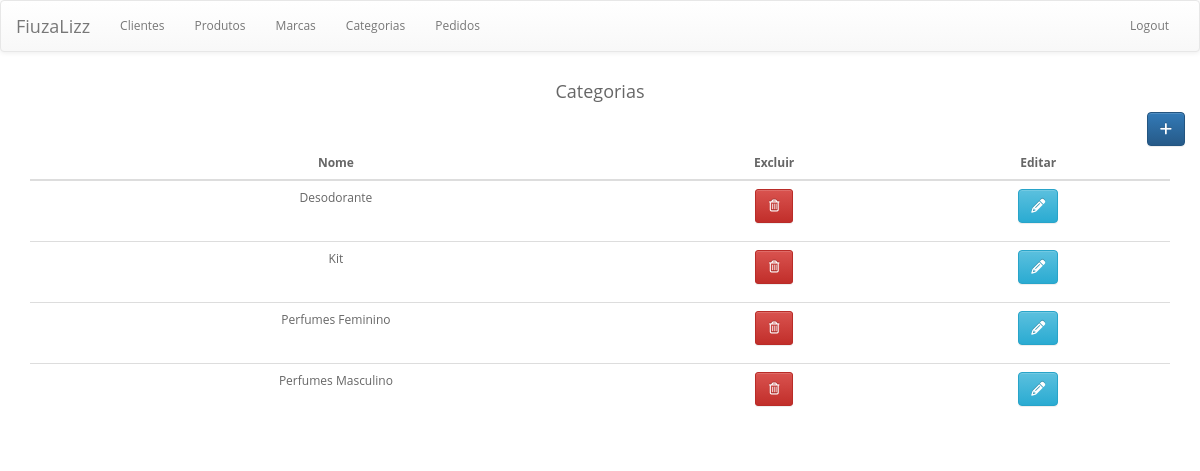
The page /admin/categoria.php (signed in) on the database as committed earlier.
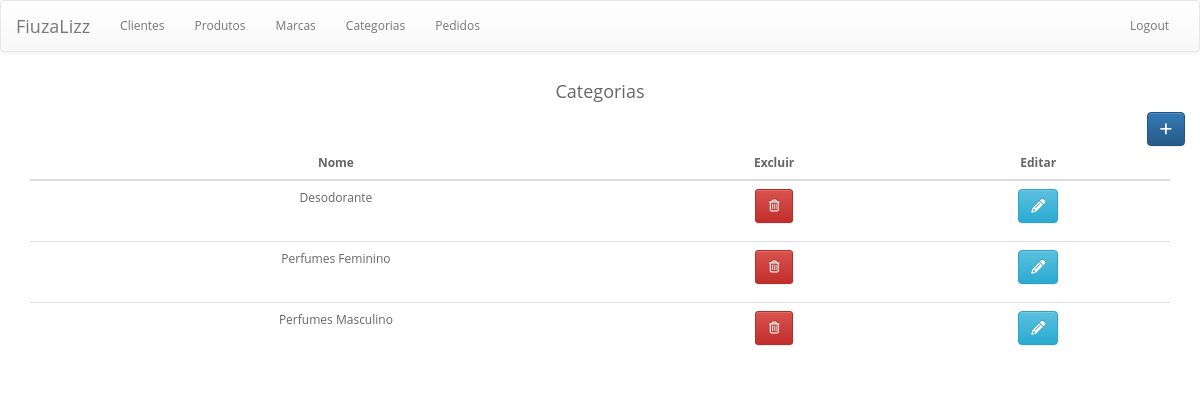
The same page on the database as committed later.
### tables this page shows
CREATE TABLE `categoria` (
  `NomeCategoria` varchar(30) NOT NULL
);

### admin/categoria.php (the view, shortened to what this page needs)
<?php include '../connect.php';
?>
<!DOCTYPE html>
<html lang="pt-br">
<head>
	<link rel="stylesheet" href="https://maxcdn.bootstrapcdn.com/bootstrap/3.3.7/css/bootstrap.min.css">
	<link rel="stylesheet" href="css/estilo.css">
	<link rel="stylesheet" href="https://maxcdn.bootstrapcdn.com/bootstrap/3.3.7/css/bootstrap-theme.min.css">
</head>
<body>
	<nav class="navbar navbar-default">
		<div class="container-fluid">
			<div class="navbar-header">
				<a class="navbar-brand" href="index.php">FiuzaLizz</a>
			</div>
			<div class="collapse navbar-collapse" id="bs-example-navbar-collapse-1">
				<ul class="nav navbar-nav">
					<li><a href="clientes.php">Clientes</a></li>
					<li><a href="product.php">Produtos</a></li>
					<li><a href="marca.php">Marcas</a></li>
					<li><a href="categoria.php">Categorias</a></li>
					<li><a href="pedido.php">Pedidos</a></li>
				</ul>
				<ul class="nav navbar-nav navbar-right">
					<li><a href="logout.php">Logout</a></li>
				</ul>
			</div>
		</div>
	</nav>
	<div class="container">
		<div class="row">
			<h4 class="text-center">Categorias</h4>
		</div>
		<div class="row">
			<a href="addcategoria.php"><button type="button" class="btn btn-primary pull-right"><i class="fa fa-plus" aria-hidden="true"></i></button></a>
		</div>
		<table class="table table-hover">
			<thead>
				<tr>
					<th>Nome</th>
					<th>Excluir</th>
					<th>Editar</th>
				</tr>
			</thead>
			<?php
			$query = mysqli_query($con,"SELECT * FROM `categoria`");
			while ($row = mysqli_fetch_array($query)) {
				$nome = $row['NomeCategoria'];
				echo '
				<tr>
					<td>'.$nome.'</td>
					<td>
						<p data-placement="top" data-toggle="tooltip" title="Delete">
							<button class="del btn btn-danger btn-xs  '.$nome.'" data-title="Delete" data-toggle="modal" data-target="#delete" ><i class="fa fa-trash-o" aria-hidden="true"></i></span>
							</button>
						</p>
					</td>
					<td><a href="altercategoria.php?id='.$nome.'"><button class="btn btn-info"><i class="fa fa-pencil" aria-hidden="true"></i></button></a></td>
				</tr>
				';
			}
			?>
		</table>
	</div>
</body>
</html>

Rows that differ between the two databases and show on the page:
removed categoria: NomeCategoria "Kit"
